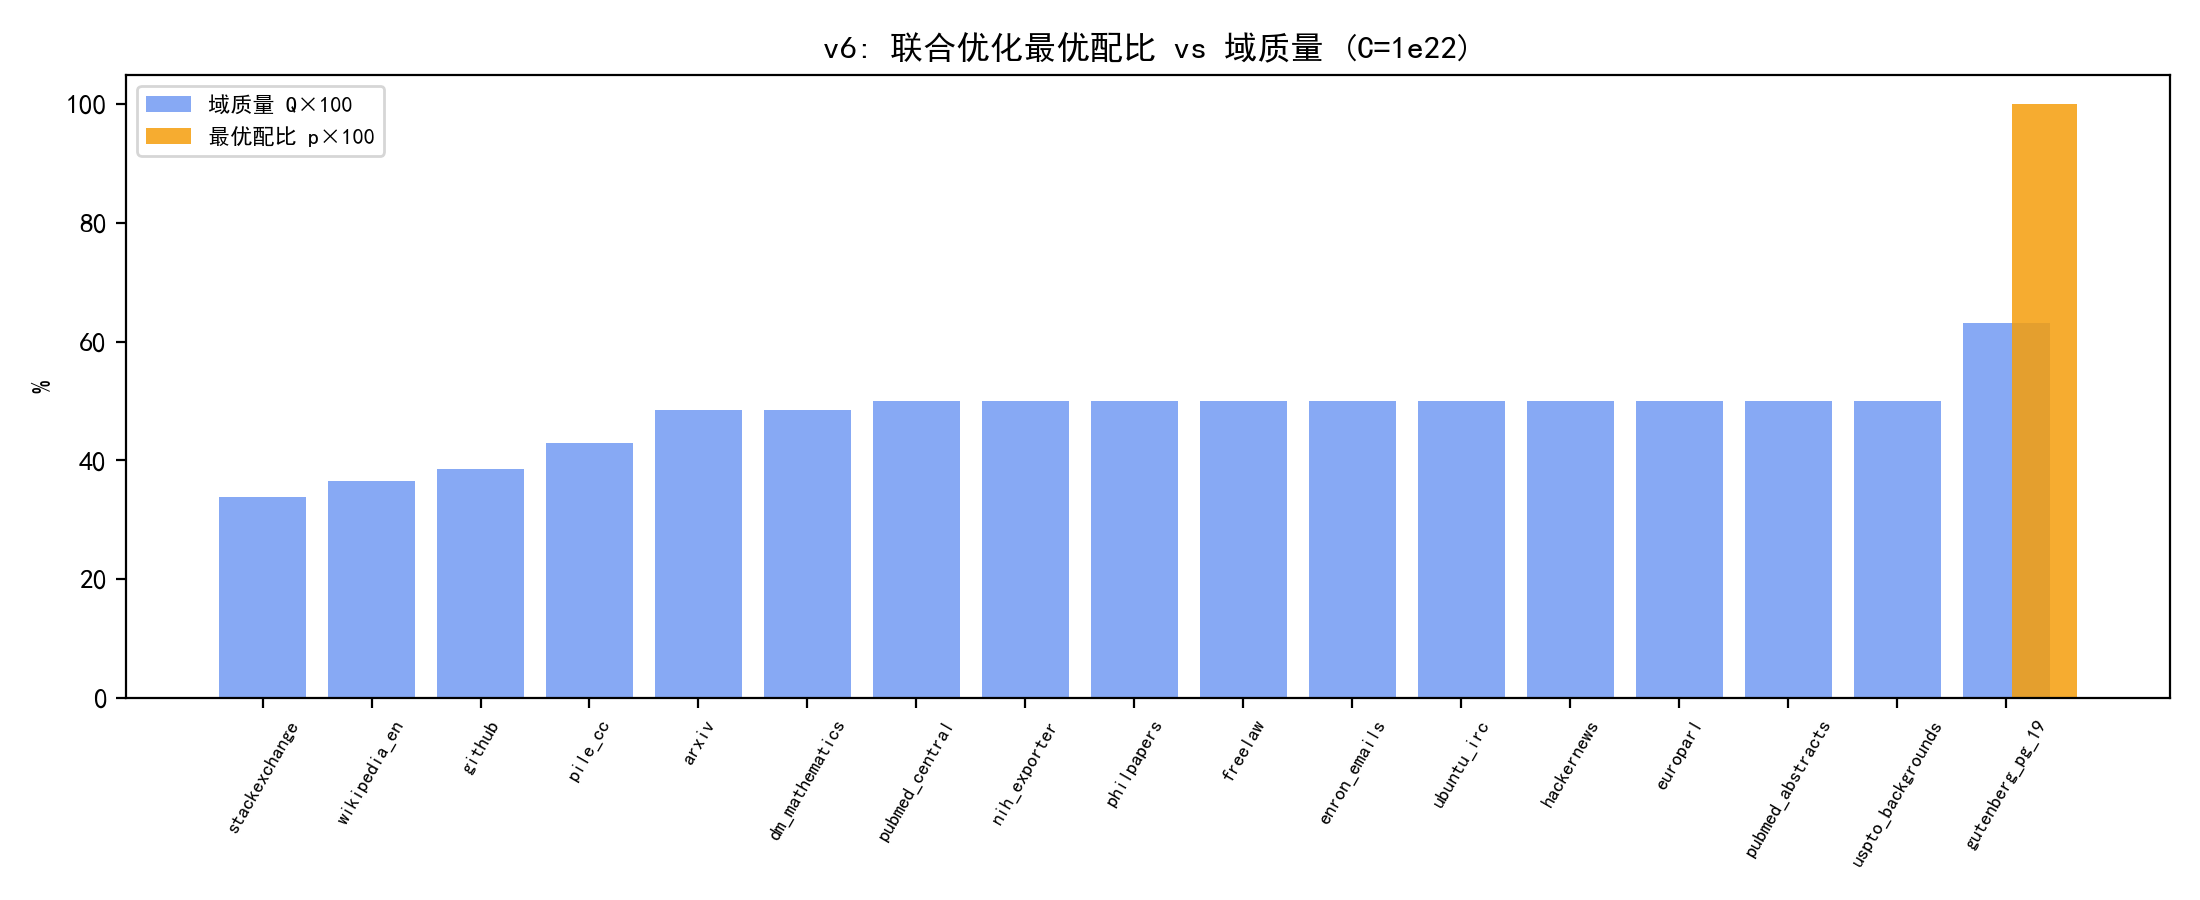

Recreate this plot in Python.
# -*- coding: utf-8 -*-
"""
v6 实验: 全链路联合优化 —— 配比向量 p 作为决策变量
创新点: 把问题一的 17 域配比 p 与问题二的广义标度律、问题三的算力预算
打通成单一优化问题:
    min L(N, D, p) = E + A N^{-a} + B D^{-b} + C(1-Q(p))^g N^{-h}
    s.t.  6ND + D[g(Q)-g(Q0)]_+ + eta*N*D*L_ctx <= C,  sum(p)=1, p>=0
其中 Q(p) = p . Q_dom (域质量加权), 连接配比-质量-损失三个环节.
对比:
  A) 均匀配比 / 数据实际配比(比例不变缩放) / 联合优化配比 下的 L*
  B) 三档预算下的最优配比结构与质量成本份额
  C) 配比优化的边际价值 (相对均匀/基线配比的损失改善)
输出: experiments/v6_p3_joint.csv/json + 图
"""
import os, sys, json
import numpy as np
import pandas as pd
sys.path.insert(0, os.path.join(os.path.dirname(__file__), "..", "code"))
from common import A, B, RES, FIG, BASE, MIX_DOMAINS
from scipy.optimize import minimize

EX = os.path.join(os.path.dirname(__file__))
os.makedirs(EX, exist_ok=True)

import matplotlib
matplotlib.use("Agg")
import matplotlib.pyplot as plt
import matplotlib.font_manager as fm
for _f in ("SimHei.ttf", "simsun.ttf"):
    _p = os.path.join(BASE, _f)
    if os.path.exists(_p):
        fm.fontManager.addfont(_p)
plt.rcParams["font.sans-serif"] = ["SimHei"]
plt.rcParams["axes.unicode_minus"] = False

ETA = 2e-4
Q0 = 0.4
L_CTX = 4096

# 问题二选定的广义标度律 (interaction_N)
_p2 = os.path.join(RES, "p2_scaling_results.json")
_g = json.load(open(_p2, encoding="utf-8"))["generalized"]
pg = {k: float(v) for k, v in _g["forms"][_g["chosen"]]["params"].items()}
E_, A_, a_, B_, b_, C_, g_, h_ = (pg[k] for k in ["E", "A", "a", "B", "b", "C", "g", "h"])


def g_cost(Q, form="power"):
    return 5e9 * Q ** 4.0


def loss_gen(N, D, Q):
    return (E_ + A_ * N ** (-a_) + B_ * D ** (-b_)
            + C_ * np.maximum(1 - Q, 0) ** g_ * N ** (-h_))


def cost_total(N, D, Q):
    ct = 6e18 * N * D
    cq = D * 1e9 * max(g_cost(Q) - g_cost(Q0), 0.0)
    ca = ETA * (N * 1e9) * (D * 1e9) * L_CTX
    return ct + cq + ca


def solve_joint(C, qvec, p0):
    """Q 固定为配比导出值 Q(p0), 只优化 (N,D)"""
    Qp = float(np.clip(np.dot(p0, qvec), 0, 1))

    def obj(z):
        lnN, lnD = z
        return loss_gen(np.exp(lnN), np.exp(lnD), Qp)

    def cons(z):
        lnN, lnD = z
        return C - cost_total(np.exp(lnN), np.exp(lnD), Qp)

    best = None
    for seed in range(20):
        rng = np.random.default_rng(seed)
        z0 = [rng.uniform(np.log(0.01), np.log(5000)), rng.uniform(np.log(1), np.log(5000))]
        sol = minimize(obj, z0, method="SLSQP", constraints={"type": "ineq", "fun": cons},
                       bounds=[(np.log(0.005), np.log(1e5)), (np.log(0.2), np.log(1e5))],
                       options={"maxiter": 600, "ftol": 1e-12})
        if sol.success and (best is None or sol.fun < best[0]):
            best = (sol.fun, sol.x)
    L, z = best
    lnN, lnD = z
    N, D = np.exp(lnN), np.exp(lnD)
    return {"L": L, "L_p": L, "N": float(N), "D": float(D),
            "Q": Qp, "Q_p": Qp,
            "s_train": 6e18 * N * D / C,
            "s_Q": max(g_cost(Qp) - g_cost(Q0), 0.0) * D * 1e9 / C,
            "s_attn": ETA * N * D * L_CTX * 1e18 / C}


def main():
    # 17 域质量: 问题一域级 Q 映射 (直接映射域取 Q; 相近语料域归并; 其余 0.5)
    try:
        dq = pd.read_csv(os.path.join(RES, "p1_domain_quality.csv"))
        qmap = dict(zip(dq["domain"], dq["Q_weighted"]))
    except Exception:
        qmap = {}
    alias = {"wikipedia_en": "wikipedia", "gutenberg_pg_19": "book",
             "bookcorpus2": "book", "dm_mathematics": "arxiv", "pile_cc": "c4"}
    qvec = np.array([qmap.get(alias.get(d, d), 0.5) for d in MIX_DOMAINS], dtype=float)
    print("17 域质量 Q:", dict(zip(MIX_DOMAINS, np.round(qvec, 3))))

    # 基线配比: 从 1M 训练配比表的 17 域比例估计 (列名带 train_the_pile_ 前缀)
    try:
        tm = pd.read_csv(os.path.join(A, "regmix_tables", "train_mixture_1m.csv"))
        cols17 = ["train_the_pile_" + d for d in MIX_DOMAINS if "train_the_pile_" + d in tm.columns]
        p_data = tm[cols17].mean().to_numpy()
        p_data = np.clip(p_data, 0, None); p_data = p_data / p_data.sum()
    except Exception as e:
        print("数据配比不可用:", e)
        p_data = np.full(len(qvec), 1.0 / len(qvec))
    p_uniform = np.full(len(qvec), 1.0 / len(qvec))

    print("\n=== A: 三种配比下的最优损失 (C=1e22) ===")
    rows = []
    for name, p0 in [("uniform", p_uniform), ("data_mix", p_data)]:
        r = solve_joint(1e22, qvec, p0)
        rows.append({"scenario": name, **r})
        print(f"[{name}] L*={r['L']:.4f} N={r['N']:.3f} D={r['D']:.1f} Q*={r['Q']:.3f} Q(p)={r['Q_p']:.3f}")

    # === B: 三档预算下联合优化配比 (Q=Q(p) 直接耦合: 质量由配比内生决定) ===
    print("\n=== B: 三档预算下联合优化最优配比 ===")
    # 决策变量 = (lnN, lnD, p_1..p_16)  p_17 由归一化得出;  Q = clip(p . qvec)
    nd = len(qvec)
    budgets = [1e19, 1e22, 1e24]
    opt_rows = []
    for C in budgets:
        def _q_from_z(z):
            lnN, lnD = z[:2]
            p = np.clip(z[2:], 0, 1)
            pfull = np.concatenate([p, [max(1.0 - p.sum(), 0.0)]])
            s = pfull.sum()
            if s > 0:
                pfull = pfull / s
            return np.exp(lnN), np.exp(lnD), float(np.clip(np.dot(pfull, qvec), 0, 1))

        def obj(z):
            N, D, Qp = _q_from_z(z)
            return loss_gen(N, D, Qp)

        def cons(z):
            N, D, Qp = _q_from_z(z)
            return C - cost_total(N, D, Qp)

        best = None
        for seed in range(12):
            rng = np.random.default_rng(seed)
            p_init = rng.dirichlet(np.ones(nd))[: nd - 1] * (nd - 1)
            z0 = np.concatenate([[rng.uniform(np.log(0.01), np.log(5000)),
                                  rng.uniform(np.log(1), np.log(5000))],
                                 p_init])
            sol = minimize(obj, z0, method="SLSQP",
                           constraints={"type": "ineq", "fun": cons},
                           bounds=[(np.log(0.005), np.log(1e5)), (np.log(0.2), np.log(1e5))]
                                  + [(0.0, 1.0)] * (nd - 1),
                           options={"maxiter": 800, "ftol": 1e-11})
            if sol.success and (best is None or sol.fun < best[0]):
                best = (sol.fun, sol.x)
        L, z = best
        p = np.clip(z[2:], 0, 1)
        p = p / p.sum()
        pfull = np.concatenate([p, [1 - p.sum()]])
        pfull = np.clip(pfull, 0, None); pfull = pfull / pfull.sum()
        Qp = float(np.clip(np.dot(pfull, qvec), 0, 1))
        opt_rows.append({"C": C, "L": L, "N": float(np.exp(z[0])), "D": float(np.exp(z[1])),
                         "Q": Qp, "Qp": Qp, "Quse": Qp,
                         "p": pfull.tolist(), "top3": [MIX_DOMAINS[i] for i in np.argsort(pfull)[-3:][::-1]]})
        print(f"C={C:.0e}: L*={L:.4f} N={np.exp(z[0]):.3f} D={np.exp(z[1]):.1f} Q=Q(p)={Qp:.3f}")
        print(f"   最优配比 top3: {opt_rows[-1]['top3']}  权重 top5: {np.round(pfull[np.argsort(pfull)[-5:][::-1]], 3)}")

    # === C: 配比优化边际价值 ===
    print("\n=== C: 配比优化边际价值 (C=1e22) ===")
    r_base = solve_joint(1e22, qvec, p_uniform)
    r_data = solve_joint(1e22, qvec, p_data)
    r_opt = opt_rows[1]
    gain_uniform = (r_base["L_p"] - r_opt["L"]) / r_base["L_p"] * 100
    gain_data = (r_data["L_p"] - r_opt["L"]) / r_data["L_p"] * 100
    print(f"均匀配比 Q(p)={r_base['Q_p']:.3f} L={r_base['L_p']:.4f}; "
          f"数据配比 Q(p)={r_data['Q_p']:.3f} L={r_data['L_p']:.4f}; "
          f"联合优化 L={r_opt['L']:.4f} (改善 {gain_uniform:.2f}% vs 均匀, {gain_data:.2f}% vs 数据配比)")
    val = {"uniform_Q": r_base["Q_p"], "data_Q": r_data["Q_p"], "opt_L": r_opt["L"],
           "gain_vs_uniform_pct": gain_uniform, "gain_vs_data_pct": gain_data}

    with open(os.path.join(EX, "v6_p3_joint.json"), "w", encoding="utf-8") as f:
        json.dump({"qvec": {d: float(q) for d, q in zip(MIX_DOMAINS, qvec)},
                   "scenarios": rows, "opt_budgets": opt_rows, "value": val},
                  f, ensure_ascii=False, indent=2)
    pd.DataFrame(rows).to_csv(os.path.join(EX, "v6_p3_scenarios.csv"), index=False, encoding="utf-8-sig")
    pd.DataFrame([{k: (v if k != "p" else json.dumps(v)) for k, v in r.items()} for r in opt_rows]
                 ).to_csv(os.path.join(EX, "v6_p3_opt_budgets.csv"), index=False, encoding="utf-8-sig")

    # 图: 最优配比 vs 质量
    fig, ax = plt.subplots(figsize=(11, 4.5))
    p_opt = np.array(opt_rows[1]["p"])
    order = np.argsort(qvec)
    ax.bar(np.arange(nd), qvec[order] * 100, color="#2563EB", alpha=0.55, label="域质量 Q×100")
    ax.bar(np.arange(nd) + 0.35, p_opt[order] * 100, color="#F59E0B", alpha=0.85, width=0.6, label="最优配比 p×100")
    ax.set_xticks(np.arange(nd)); ax.set_xticklabels([MIX_DOMAINS[i] for i in order], rotation=60, fontsize=7)
    ax.set_ylabel("%"); ax.set_title("v6: 联合优化最优配比 vs 域质量 (C=1e22)")
    ax.legend(fontsize=8)
    fig.tight_layout(); fig.savefig(os.path.join(EX, "v6_p3_joint.png"), dpi=200); plt.close(fig)

    print("\ndone v6")


if __name__ == "__main__":
    main()
